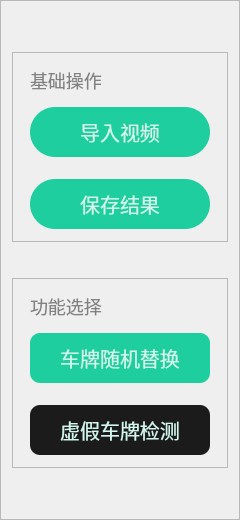
    <widget class="QFrame" name="frame_menu">
     <property name="sizePolicy">
      <sizepolicy hsizetype="Fixed" vsizetype="Preferred">
       <horstretch>0</horstretch>
       <verstretch>0</verstretch>
      </sizepolicy>
     </property>
     <property name="minimumSize">
      <size>
       <width>240</width>
       <height>0</height>
      </size>
     </property>
     <property name="maximumSize">
      <size>
       <width>240</width>
       <height>16777215</height>
      </size>
     </property>
     <property name="styleSheet">
      <string notr="true">#frame_menu {
	background-color: #161616;
}</string>
     </property>
     <property name="frameShape">
      <enum>QFrame::StyledPanel</enum>
     </property>
     <property name="frameShadow">
      <enum>QFrame::Raised</enum>
     </property>
     <layout class="QGridLayout" name="gridLayout">
      <item row="4" column="0">
       <spacer name="verticalSpacer_2">
        <property name="orientation">
         <enum>Qt::Vertical</enum>
        </property>
        <property name="sizeHint" stdset="0">
         <size>
          <width>20</width>
          <height>40</height>
         </size>
        </property>
       </spacer>
      </item>
      <item row="0" column="0">
       <spacer name="verticalSpacer">
        <property name="orientation">
         <enum>Qt::Vertical</enum>
        </property>
        <property name="sizeType">
         <enum>QSizePolicy::Fixed</enum>
        </property>
        <property name="sizeHint" stdset="0">
         <size>
          <width>20</width>
          <height>40</height>
         </size>
        </property>
       </spacer>
      </item>
      <item row="2" column="0">
       <spacer name="verticalSpacer_4">
        <property name="orientation">
         <enum>Qt::Vertical</enum>
        </property>
        <property name="sizeType">
         <enum>QSizePolicy::Fixed</enum>
        </property>
        <property name="sizeHint" stdset="0">
         <size>
          <width>20</width>
          <height>30</height>
         </size>
        </property>
       </spacer>
      </item>
      <item row="1" column="0">
       <widget class="QFrame" name="frame_basic_op">
        <property name="sizePolicy">
         <sizepolicy hsizetype="Preferred" vsizetype="Fixed">
          <horstretch>0</horstretch>
          <verstretch>0</verstretch>
         </sizepolicy>
        </property>
        <property name="minimumSize">
         <size>
          <width>0</width>
          <height>190</height>
         </size>
        </property>
        <property name="frameShape">
         <enum>QFrame::StyledPanel</enum>
        </property>
        <property name="frameShadow">
         <enum>QFrame::Raised</enum>
        </property>
        <layout class="QGridLayout" name="gridLayout_2">
         <property name="leftMargin">
          <number>0</number>
         </property>
         <property name="topMargin">
          <number>0</number>
         </property>
         <property name="rightMargin">
          <number>0</number>
         </property>
         <property name="bottomMargin">
          <number>0</number>
         </property>
         <property name="spacing">
          <number>0</number>
         </property>
         <item row="4" column="0">
          <widget class="QPushButton" name="btn_save">
           <property name="sizePolicy">
            <sizepolicy hsizetype="Fixed" vsizetype="Fixed">
             <horstretch>0</horstretch>
             <verstretch>0</verstretch>
            </sizepolicy>
           </property>
           <property name="minimumSize">
            <size>
             <width>180</width>
             <height>50</height>
            </size>
           </property>
           <property name="maximumSize">
            <size>
             <width>180</width>
             <height>50</height>
            </size>
           </property>
           <property name="cursor">
            <cursorShape>PointingHandCursor</cursorShape>
           </property>
           <property name="styleSheet">
            <string notr="true">#btn_save {
	background-color: #1ECE9E;
	border-radius: 25px;
	color: #D2F6EE;
	font-size: 20px;
	font-family: 'MicroSoft YaHei';
}

#btn_save::hover {
	background-color: #00F5D0;
	border-radius: 25px;
	color: #D2F6EE;
	font-size: 20px;
	font-family: 'MicroSoft YaHei';
}

#btn_save::pressed {
	background-color: #00F5D0;
	border-radius: 25px;
	color: #D2F6EE;
	font-size: 20px;
	font-family: 'MicroSoft YaHei';
}</string>
           </property>
           <property name="text">
            <string>保存结果</string>
           </property>
           <property name="icon">
            <iconset resource="resource.qrc">
             <normaloff>:/icons/resource/save(D2F6EE).png</normaloff>:/icons/resource/save(D2F6EE).png</iconset>
           </property>
           <property name="iconSize">
            <size>
             <width>30</width>
             <height>30</height>
            </size>
           </property>
          </widget>
         </item>
         <item row="2" column="0">
          <widget class="QPushButton" name="btn_import">
           <property name="sizePolicy">
            <sizepolicy hsizetype="Fixed" vsizetype="Fixed">
             <horstretch>0</horstretch>
             <verstretch>0</verstretch>
            </sizepolicy>
           </property>
           <property name="minimumSize">
            <size>
             <width>180</width>
             <height>50</height>
            </size>
           </property>
           <property name="maximumSize">
            <size>
             <width>180</width>
             <height>50</height>
            </size>
           </property>
           <property name="cursor">
            <cursorShape>PointingHandCursor</cursorShape>
           </property>
           <property name="styleSheet">
            <string notr="true">#btn_import {
	background-color: #1ECE9E;
	border-radius: 25px;
	color: #D2F6EE;
	font-size: 20px;
	font-family: 'MicroSoft YaHei';
}

#btn_import::hover {
	background-color: #00F5D0;
	border-radius: 25px;
	color: #D2F6EE;
	font-size: 20px;
	font-family: 'MicroSoft YaHei';
}

#btn_import::pressed {
	background-color: #00F5D0;
	border-radius: 25px;
	color: #D2F6EE;
	font-size: 20px;
	font-family: 'MicroSoft YaHei';
}</string>
           </property>
           <property name="text">
            <string>导入视频</string>
           </property>
           <property name="icon">
            <iconset resource="resource.qrc">
             <normaloff>:/icons/resource/import(D2F6EE).png</normaloff>:/icons/resource/import(D2F6EE).png</iconset>
           </property>
           <property name="iconSize">
            <size>
             <width>30</width>
             <height>30</height>
            </size>
           </property>
          </widget>
         </item>
         <item row="1" column="0">
          <widget class="QLabel" name="lb_tip_basic">
           <property name="sizePolicy">
            <sizepolicy hsizetype="Fixed" vsizetype="Fixed">
             <horstretch>0</horstretch>
             <verstretch>0</verstretch>
            </sizepolicy>
           </property>
           <property name="minimumSize">
            <size>
             <width>140</width>
             <height>30</height>
            </size>
           </property>
           <property name="styleSheet">
            <string notr="true">#lb_tip_basic {
	color: #828282;
	font-size: 18px;
	font-family: 'MicroSoft YaHei';
}</string>
           </property>
           <property name="text">
            <string>基础操作</string>
           </property>
          </widget>
         </item>
         <item row="3" column="0">
          <spacer name="verticalSpacer_3">
           <property name="orientation">
            <enum>Qt::Vertical</enum>
           </property>
           <property name="sizeType">
            <enum>QSizePolicy::Fixed</enum>
           </property>
           <property name="sizeHint" stdset="0">
            <size>
             <width>20</width>
             <height>10</height>
            </size>
           </property>
          </spacer>
         </item>
        </layout>
       </widget>
      </item>
      <item row="3" column="0">
       <widget class="QFrame" name="frame_select">
        <property name="sizePolicy">
         <sizepolicy hsizetype="Preferred" vsizetype="Fixed">
          <horstretch>0</horstretch>
          <verstretch>0</verstretch>
         </sizepolicy>
        </property>
        <property name="minimumSize">
         <size>
          <width>0</width>
          <height>190</height>
         </size>
        </property>
        <property name="frameShape">
         <enum>QFrame::StyledPanel</enum>
        </property>
        <property name="frameShadow">
         <enum>QFrame::Raised</enum>
        </property>
        <layout class="QGridLayout" name="gridLayout_4">
         <property name="leftMargin">
          <number>0</number>
         </property>
         <property name="topMargin">
          <number>0</number>
         </property>
         <property name="rightMargin">
          <number>0</number>
         </property>
         <property name="bottomMargin">
          <number>0</number>
         </property>
         <property name="spacing">
          <number>0</number>
         </property>
         <item row="2" column="0">
          <spacer name="verticalSpacer_5">
           <property name="orientation">
            <enum>Qt::Vertical</enum>
           </property>
           <property name="sizeType">
            <enum>QSizePolicy::Fixed</enum>
           </property>
           <property name="sizeHint" stdset="0">
            <size>
             <width>20</width>
             <height>10</height>
            </size>
           </property>
          </spacer>
         </item>
         <item row="0" column="0">
          <widget class="QLabel" name="lb_tip_select">
           <property name="sizePolicy">
            <sizepolicy hsizetype="Fixed" vsizetype="Fixed">
             <horstretch>0</horstretch>
             <verstretch>0</verstretch>
            </sizepolicy>
           </property>
           <property name="minimumSize">
            <size>
             <width>140</width>
             <height>30</height>
            </size>
           </property>
           <property name="styleSheet">
            <string notr="true">#lb_tip_select {
	color: #828282;
	font-size: 18px;
	font-family: 'MicroSoft YaHei';
}</string>
           </property>
           <property name="text">
            <string>功能选择</string>
           </property>
          </widget>
         </item>
         <item row="1" column="0">
          <widget class="QToolButton" name="tbtn_swap">
           <property name="minimumSize">
            <size>
             <width>180</width>
             <height>50</height>
            </size>
           </property>
           <property name="maximumSize">
            <size>
             <width>180</width>
             <height>50</height>
            </size>
           </property>
           <property name="cursor">
            <cursorShape>PointingHandCursor</cursorShape>
           </property>
           <property name="styleSheet">
            <string notr="true">#tbtn_swap {
	background-color: #1B1B1B;
	border-radius: 10px;
	color: #D2F6EE;
	font-family: 'MicroSoft YaHei';
	font-size: 20px;
}

#tbtn_swap::hover {
	background-color: #1ECE9E;
	border-radius: 10px;
	color: #D2F6EE;
	font-family: 'MicroSoft YaHei';
	font-size: 20px;
}

#tbtn_swap::pressed, #tbtn_swap::checked {
	background-color: #1ECE9E;
	border-radius: 10px;
	color: #D2F6EE;
	font-family: 'MicroSoft YaHei';
	font-size: 20px;
}</string>
           </property>
           <property name="text">
            <string>车牌随机替换</string>
           </property>
           <property name="icon">
            <iconset resource="resource.qrc">
             <normaloff>:/icons/resource/swap.png</normaloff>:/icons/resource/swap.png</iconset>
           </property>
           <property name="iconSize">
            <size>
             <width>30</width>
             <height>30</height>
            </size>
           </property>
           <property name="checkable">
            <bool>true</bool>
           </property>
           <property name="checked">
            <bool>true</bool>
           </property>
           <property name="autoExclusive">
            <bool>true</bool>
           </property>
           <property name="popupMode">
            <enum>QToolButton::DelayedPopup</enum>
           </property>
           <property name="toolButtonStyle">
            <enum>Qt::ToolButtonTextBesideIcon</enum>
           </property>
           <property name="autoRaise">
            <bool>false</bool>
           </property>
          </widget>
         </item>
         <item row="3" column="0">
          <widget class="QToolButton" name="tbtn_detection">
           <property name="minimumSize">
            <size>
             <width>180</width>
             <height>50</height>
            </size>
           </property>
           <property name="maximumSize">
            <size>
             <width>180</width>
             <height>50</height>
            </size>
           </property>
           <property name="cursor">
            <cursorShape>PointingHandCursor</cursorShape>
           </property>
           <property name="styleSheet">
            <string notr="true">#tbtn_detection {
	background-color: #1B1B1B;
	border-radius: 10px;
	color: #D2F6EE;
	font-family: 'MicroSoft YaHei';
	font-size: 20px;
}

#tbtn_detection::hover {
	background-color: #1ECE9E;
	border-radius: 10px;
	color: #D2F6EE;
	font-family: 'MicroSoft YaHei';
	font-size: 20px;
}

#tbtn_detection::pressed, #tbtn_detection::checked {
	background-color: #1ECE9E;
	border-radius: 10px;
	color: #D2F6EE;
	font-family: 'MicroSoft YaHei';
	font-size: 20px;
}</string>
           </property>
           <property name="text">
            <string>虚假车牌检测</string>
           </property>
           <property name="icon">
            <iconset resource="resource.qrc">
             <normaloff>:/icons/resource/recognize(D2F6EE).png</normaloff>:/icons/resource/recognize(D2F6EE).png</iconset>
           </property>
           <property name="iconSize">
            <size>
             <width>30</width>
             <height>30</height>
            </size>
           </property>
           <property name="checkable">
            <bool>true</bool>
           </property>
           <property name="checked">
            <bool>false</bool>
           </property>
           <property name="autoExclusive">
            <bool>true</bool>
           </property>
           <property name="toolButtonStyle">
            <enum>Qt::ToolButtonTextBesideIcon</enum>
           </property>
          </widget>
         </item>
        </layout>
       </widget>
      </item>
     </layout>
    </widget>
